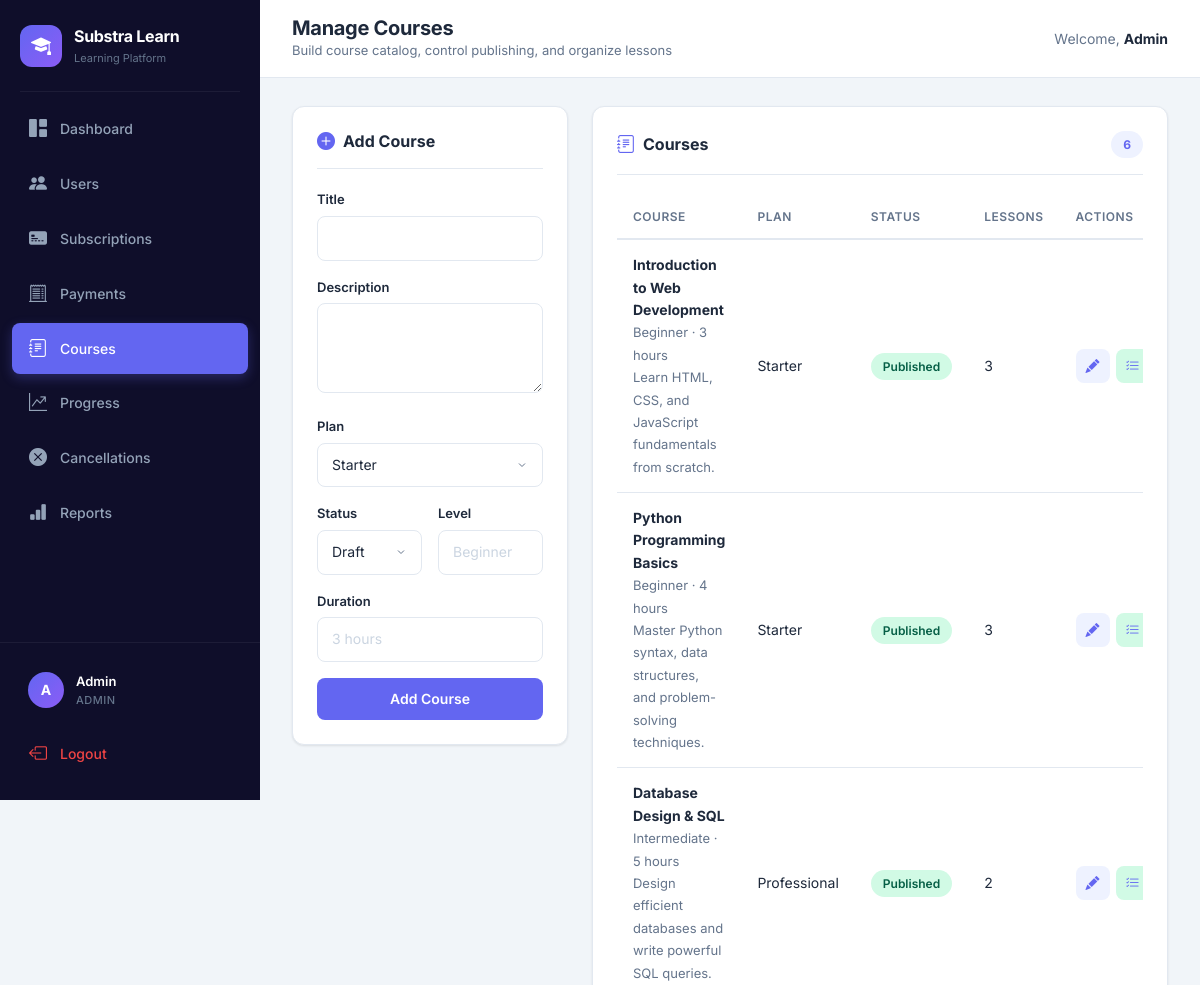
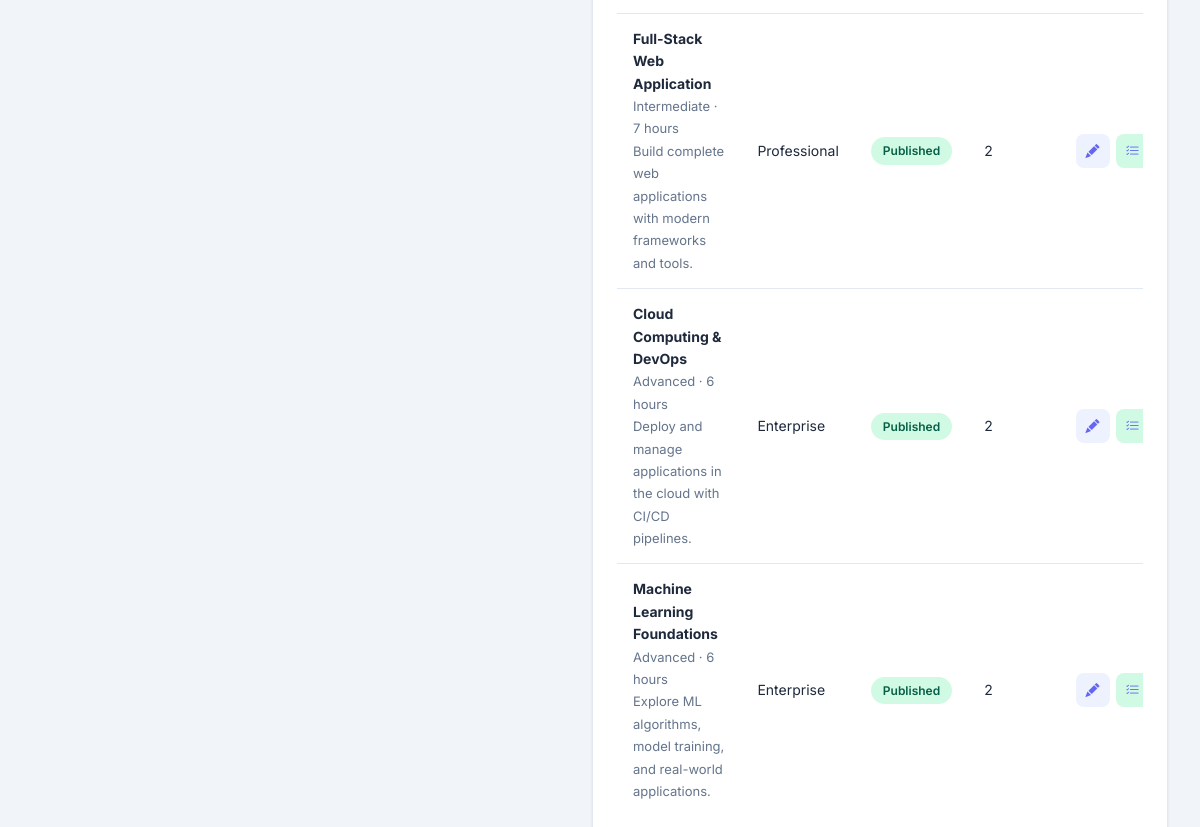
Screenshot of /admin/courses (signed in) with the database file from the repository (2 pictures, top to bottom).
### tables this page shows
CREATE TABLE courses (
    id INTEGER PRIMARY KEY AUTOINCREMENT,
    title TEXT NOT NULL,
    description TEXT DEFAULT '',
    plan_id INTEGER NOT NULL,
    status TEXT DEFAULT 'draft',
    thumbnail_url TEXT DEFAULT '',
    level TEXT DEFAULT '',
    duration TEXT DEFAULT '',
    created_at TEXT DEFAULT (datetime('now')),
    FOREIGN KEY (plan_id) REFERENCES plans(id)
);

### app.py (the view)
@app.route("/admin/courses")
@admin_required
def admin_courses():
    conn = get_db()
    courses = conn.execute(
        """
        SELECT c.*, p.name as plan_name,
               COUNT(DISTINCT l.id) as lesson_count
        FROM courses c
        JOIN plans p ON c.plan_id = p.id
        LEFT JOIN lessons l ON l.course_id=c.id
        GROUP BY c.id
        ORDER BY p.price, c.title
        """
    ).fetchall()
    plans = conn.execute("SELECT * FROM plans WHERE status='active' ORDER BY price").fetchall()
    conn.close()
    return render_template("admin_courses.html", courses=courses, plans=plans)

### app.py (called while the page is built, shortened)
def get_db():
    db_path = os.getenv("DATABASE_PATH", "database.db")
    conn = sqlite3.connect(db_path, timeout=10)
    conn.row_factory = sqlite3.Row
    conn.execute("PRAGMA journal_mode=WAL")
    conn.execute("PRAGMA busy_timeout=10000")
    return conn

def get_csrf_token():
    if "_csrf_token" not in session:
        session["_csrf_token"] = secrets.token_urlsafe(32)
    return session["_csrf_token"]

@app.context_processor
def inject_helpers():
    def csrf_field():
        return Markup(f'<input type="hidden" name="csrf_token" value="{escape(get_csrf_token())}">')
    return {"csrf_token": get_csrf_token, "csrf_field": csrf_field}

@app.before_request
def protect_posts():
    if request.method != "POST":
        return

def admin_required(func):
    @wraps(func)
    def wrapper(*args, **kwargs):
        if "user_id" not in session or session.get("role") != "admin":
            flash("Access denied", "danger")
            return redirect("/login")
        return func(*args, **kwargs)
    return wrapper

@app.before_request
def refresh_admin_badges():
    if session.get("role") == "admin":
        conn = get_db()
        pending = conn.execute("SELECT COUNT(*) FROM cancellation_requests WHERE status='pending'").fetchone()[0]
        failed = conn.execute("SELECT COUNT(*) FROM payments WHERE status='failed'").fetchone()[0]
        conn.close()
        session["pending_count"] = pending
        session["failed_payment_count"] = failed

### templates/admin_courses.html (shortened to what this page needs)
{% extends "base.html" %}
{% block page_title %}Manage Courses{% endblock %}
{% block page_subtitle %}Build course catalog, control publishing, and organize lessons{% endblock %}
{% block content %}
<div class="row g-4">
    <div class="col-lg-4">
        <div class="content-card">
            <div class="card-header-custom">
                <h2 class="card-title">
                    <i class="bi bi-plus-circle-fill"></i> Add Course
                </h2>
            </div>
            <form method="POST" action="/admin/create_course">
                <div class="form-group">
                    <label class="form-label">Title</label>
                    <input name="title" class="form-input" required>
                </div>
                <div class="form-group">
                    <label class="form-label">Description</label>
                    <textarea name="description" class="form-input" rows="3"></textarea>
                </div>
                <div class="form-group">
                    <label class="form-label">Plan</label>
                    <select name="plan_id" class="form-input">
                        {% for p in plans %}
                        <option value="{{ p['id'] }}">{{ p['name'] }}</option>
                        {% endfor %}
                    </select>
                </div>
                <div class="form-row">
                    <div class="form-group">
                        <label class="form-label">Status</label>
                        <select name="status" class="form-input">
                            <option value="draft">Draft</option>
                        </select>
                    </div>
                    <div class="form-group">
                        <label class="form-label">Level</label>
                        <input name="level" class="form-input" placeholder="Beginner">
                    </div>
                </div>
                <div class="form-group">
                    <label class="form-label">Duration</label>
                    <input name="duration" class="form-input" placeholder="3 hours">
                </div>
                <button type="submit" class="btn-custom btn-primary-custom w-100">
                    Add Course
                </button>
            </form>
        </div>
    </div>
    <div class="col-lg-8">
        <div class="content-card">
            <div class="card-header-custom">
                <h2 class="card-title">
                    <i class="bi bi-journal-text"></i> Courses
                </h2>
                <span class="badge-count">{{ courses|length }}</span>
            </div>
            <div class="table-wrapper">
                <table class="table-custom">
                    <thead>
                        <tr>
                            <th>Course</th>
                            <th>Plan</th>
                            <th>Status</th>
                            <th>Lessons</th>
                            <th>Actions</th>
                        </tr>
                    </thead>
                    <tbody>
                        {% for c in courses %}
                        <tr>
                            <td>
                                <strong>{{ c['title'] }}</strong><br>
                                <span class="text-muted-custom">
                                    {{ c['level'] or 'No level' }} · {{ c['duration'] or 'No duration' }}
                                </span><br>
                                <span class="text-muted-custom">
                                    {{ c['description'][:80] }}{% if c['description']|length > 80 %}...{% endif %}
                                </span>
                            </td>
                            <td>{{ c['plan_name'] }}</td>
                            <td>
                                <span class="badge-status {{ 'badge-active' if c['status'] == 'published' else 'badge-pending' }}">
                                    {{ c['status']|title }}
                                </span>
                            </td>
                            <td>{{ c['lesson_count'] }}</td>
                            <td>
                                <div class="action-btns">
                                    <button
                                        type="button"
                                        class="btn-icon edit-course-btn"
                                        title="Edit Course"
                                        data-id="{{ c['id'] }}"
                                        data-title="{{ c['title']|e }}"
                                        data-description="{{ c['description']|e }}"
                                        data-plan-id="{{ c['plan_id'] }}"
                                        data-status="{{ c['status']|e }}"
                                        data-level="{{ (c['level'] or '')|e }}"
                                        data-duration="{{ (c['duration'] or '')|e }}"
                                    >
                                        <i class="bi bi-pencil-fill"></i>
                                    </button>
                                    <a
                                        class="btn-icon btn-icon-success"
                                        href="/admin/course/{{ c['id'] }}/lessons"
                                        title="Manage Lessons"
                                    >
                                        <i class="bi bi-list-check"></i>
                                    </a>
                                </div>
                            </td>
                        </tr>
                        {% endfor %}
                    </tbody>
                </table>
            </div>
        </div>
    </div>
</div>
{% endblock %}

### static/style.css (style rules this page uses)
:root { --primary: #6366F1; --primary-dark: #4F46E5; --primary-light: #A5B4FC; --primary-bg: #EEF2FF; --secondary: #8B5CF6; --success: #10B981; --success-bg: #D1FAE5; --warning: #F59E0B; --warning-bg: #FEF3C7; --danger: #EF4444; --danger-bg: #FEE2E2; --info: #06B6D4; --info-bg: #CFFAFE; --dark: #0F172A; --sidebar-bg: #0F0E2A; --sidebar-hover: #1E1B4B; --sidebar-active: #6366F1; --bg: #F1F5F9; --card: #FFFFFF; --text: #1E293B; --text-muted: #64748B; --border: #E2E8F0; --radius: 12px; --radius-sm: 8px; --radius-lg: 16px; --shadow: 0 1px 3px rgba(0,0,0,0.06), 0 1px 2px rgba(0,0,0,0.04); --shadow-md: 0 4px 6px rgba(0,0,0,0.05), 0 2px 4px rgba(0,0,0,0.03); --shadow-lg: 0 10px 25px rgba(0,0,0,0.08), 0 4px 10px rgba(0,0,0,0.04); --transition: all 0.2s ease; --sidebar-width: 260px; }
* { margin: 0; padding: 0; box-sizing: border-box; }
body { font-family: 'Inter', -apple-system, BlinkMacSystemFont, 'Segoe UI', sans-serif; background: var(--bg); color: var(--text); line-height: 1.6; -webkit-font-smoothing: antialiased; }
.content-card { background: var(--card); border-radius: var(--radius); padding: 24px; box-shadow: var(--shadow); border: 1px solid var(--border); margin-bottom: 0; }
.card-header-custom { display: flex; align-items: center; justify-content: space-between; margin-bottom: 20px; padding-bottom: 16px; border-bottom: 1px solid var(--border); }
.card-title { font-size: 16px; font-weight: 700; color: var(--text); display: flex; align-items: center; gap: 8px; margin: 0; }
.card-title i { color: var(--primary); font-size: 18px; }
.badge-count { background: var(--primary-bg); color: var(--primary); font-size: 12px; font-weight: 700; padding: 4px 12px; border-radius: 20px; }
.table-wrapper { overflow-x: auto; }
.table-custom { width: 100%; border-collapse: collapse; }
.table-custom thead th { padding: 12px 16px; font-size: 12px; font-weight: 600; color: var(--text-muted); text-transform: uppercase; letter-spacing: 0.5px; border-bottom: 2px solid var(--border); text-align: left; white-space: nowrap; }
.table-custom tbody td { padding: 14px 16px; font-size: 14px; border-bottom: 1px solid var(--border); color: var(--text); vertical-align: middle; }
.table-custom tbody tr { transition: var(--transition); }
.table-custom tbody tr:last-child td { border-bottom: none; }
.badge-status { display: inline-flex; align-items: center; padding: 4px 12px; border-radius: 20px; font-size: 12px; font-weight: 600; white-space: nowrap; }
.badge-active { background: var(--success-bg); color: #065F46; }
.btn-custom { display: inline-flex; align-items: center; justify-content: center; gap: 8px; padding: 10px 20px; border-radius: var(--radius-sm); font-size: 14px; font-weight: 600; text-decoration: none; border: none; cursor: pointer; transition: var(--transition); white-space: nowrap; }
.btn-primary-custom { background: var(--primary); color: white; }
.btn-icon { width: 34px; height: 34px; border-radius: var(--radius-sm); display: inline-flex; align-items: center; justify-content: center; font-size: 14px; border: none; cursor: pointer; background: var(--primary-bg); color: var(--primary); transition: var(--transition); text-decoration: none; }
.btn-icon-success { background: var(--success-bg); color: var(--success); }
.action-btns { display: flex; gap: 6px; }
.w-100 { width: 100%; }
.form-group { margin-bottom: 16px; flex: 1; }
.form-label { display: block; font-size: 13px; font-weight: 600; color: var(--text); margin-bottom: 6px; }
.form-input { width: 100%; padding: 10px 14px; border: 1.5px solid var(--border); border-radius: var(--radius-sm); font-size: 14px; font-family: inherit; color: var(--text); background: var(--card); transition: var(--transition); outline: none; }
.form-input::placeholder { color: #CBD5E1; }
.form-row { display: flex; gap: 16px; }
select.form-input { cursor: pointer; appearance: none; background-repeat: no-repeat; background-position: right 14px center; padding-right: 36px; }
textarea.form-input { resize: vertical; min-height: 60px; }
.text-muted-custom { color: var(--text-muted); font-size: 13px; }
.table-custom a { color: var(--primary); text-decoration: none; }

### rows the page displays
courses: title "Introduction to Web Development", level "Beginner", duration "3 hours", description "Learn HTML, CSS, and JavaScript fundamentals from scratch.", plan_name "Starter", status "Published", lesson_count "3"
courses: title "Python Programming Basics", level "Beginner", duration "4 hours", description "Master Python syntax, data structures, and problem-solving techniques.", plan_name "Starter", status "Published", lesson_count "3"
courses: title "Database Design & SQL", level "Intermediate", duration "5 hours", description "Design efficient databases and write powerful SQL queries.", plan_name "Professional", status "Published", lesson_count "2"
courses: title "Full-Stack Web Application", level "Intermediate", duration "7 hours", description "Build complete web applications with modern frameworks and tools.", plan_name "Professional", status "Published", lesson_count "2"
courses: title "Cloud Computing & DevOps", level "Advanced", duration "6 hours", description "Deploy and manage applications in the cloud with CI/CD pipelines.", plan_name "Enterprise", status "Published", lesson_count "2"
courses: title "Machine Learning Foundations", level "Advanced", duration "6 hours", description "Explore ML algorithms, model training, and real-world applications.", plan_name "Enterprise", status "Published", lesson_count "2"

### other values shown
{{ session.get('user_name', 'U')[0]|upper }} "A"
{{ session.get('user_name') }} "Admin"
{{ session.get('role')|upper }} "ADMIN"
{{ courses|length }} "6"
form field plan_id "Starter"
